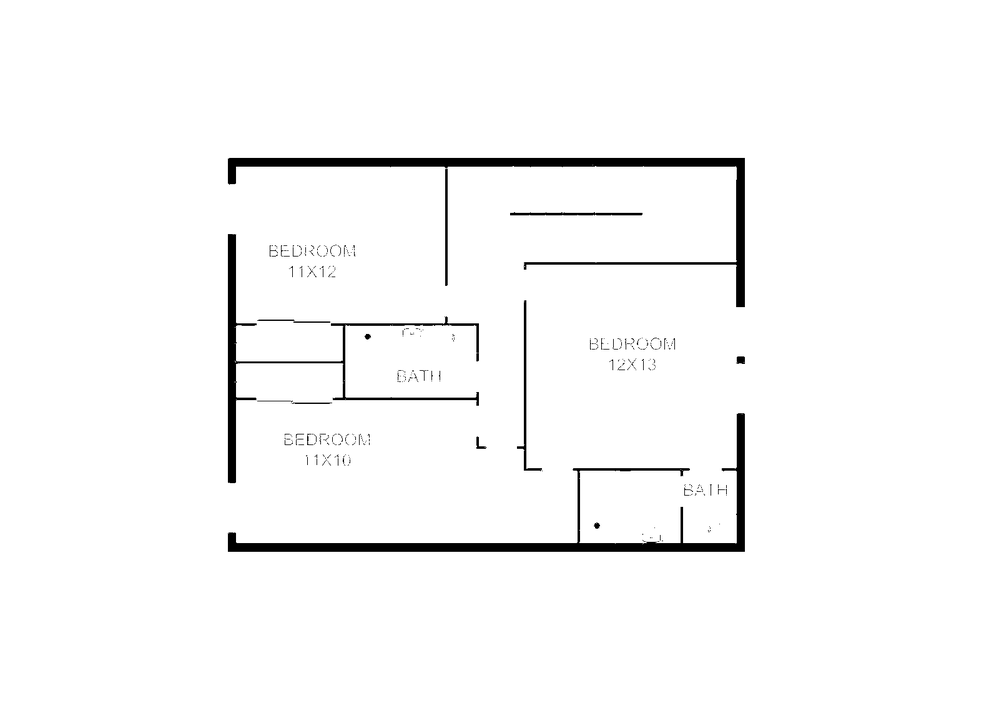
#> input picture preprocessed_images/floor_plan_processed.png, 999 x 706 px, shrunk from 1600 x 1131 before the run
$ python remove_text.py   (older library calls are emulated)
#> lines starting #> are read from the running program, lines starting #| are printed output that depends on the picture; after the words box and inside, x2 and y2 are one past the last pixel; in counts of white or black regions, pixels touching at a corner belong together
import cv2
import numpy as np
from PIL import Image

def remove_text_from_floorplan(input_path, output_path):
    # Read the image
    image = cv2.imread(input_path)
#> image is the input picture: shape (706, 999, 3); min 0, max 255, mean 248.4

    # Convert to grayscale
    gray = cv2.cvtColor(image, cv2.COLOR_BGR2GRAY)

    # Threshold the image to get black text
    _, thresh = cv2.threshold(gray, 0, 255, cv2.THRESH_BINARY_INV + cv2.THRESH_OTSU)
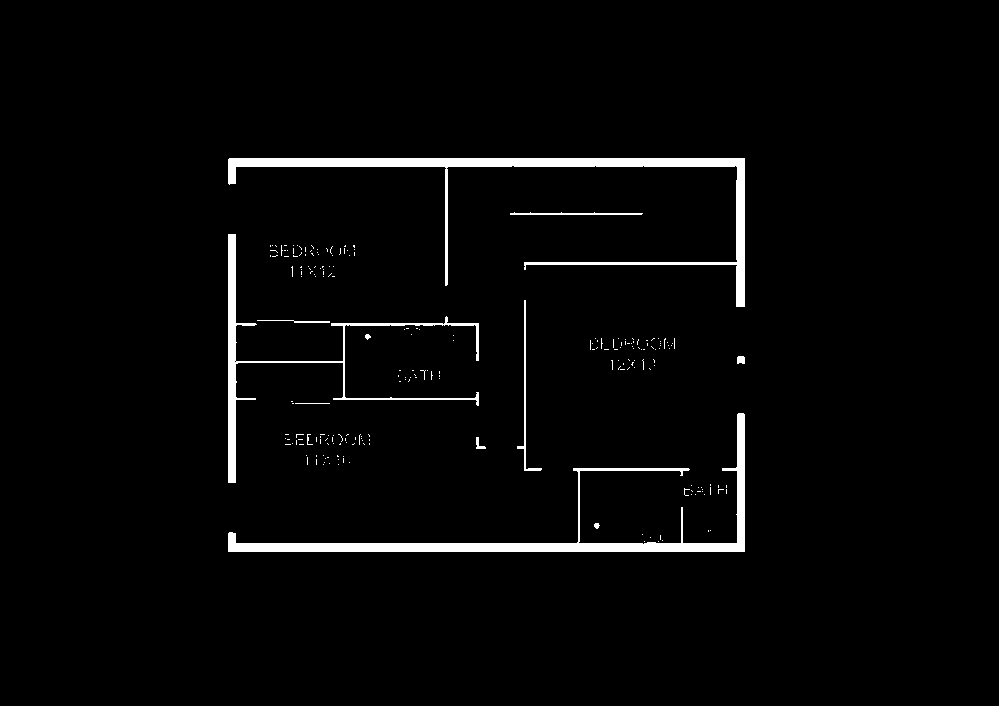
#> thresh: shape (706, 999); 2.6% white; 224 white regions (212 under 20 px), largest, box (x1, y1, x2, y2) and area: (228, 158, 745, 307) 7027, (228, 413, 745, 552) 6408, (228, 234, 479, 483) 3313

    # Create a kernel for morphological operations
    kernel = cv2.getStructuringElement(cv2.MORPH_RECT, (3,3))

    # Detect text regions
    # Use connected components to find text-like regions
    connectivity = 8
    num_labels, labels, stats, centroids = cv2.connectedComponentsWithStats(thresh, connectivity, cv2.CV_32S)
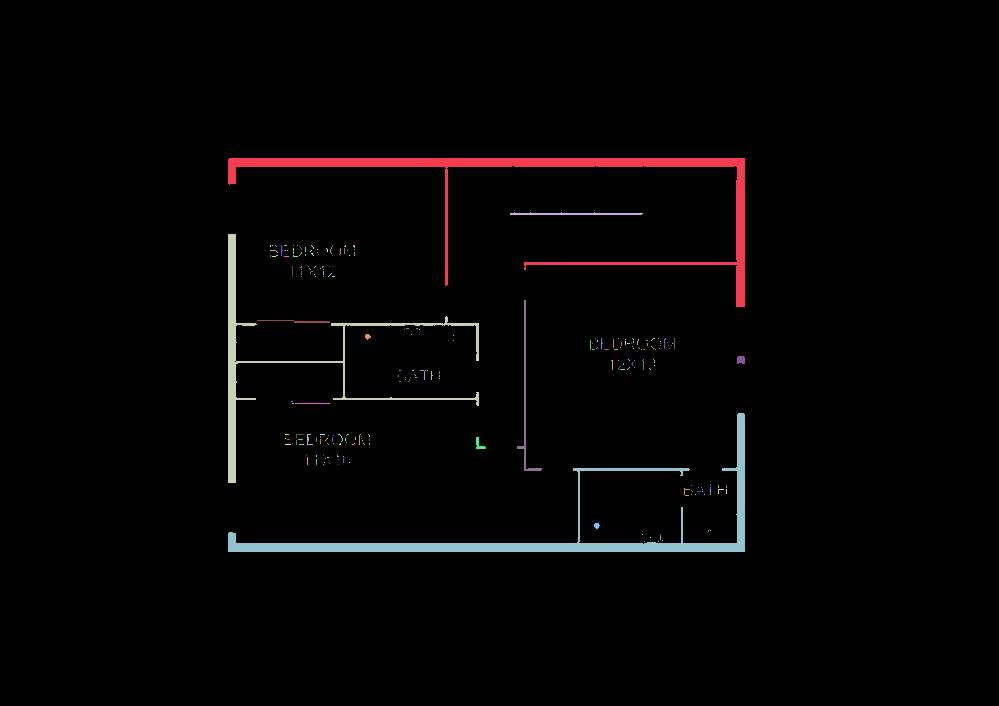
#> labels: shape (706, 999) int32; 225 distinct labels, from 0 to 224; one colour per label, 0 black
#> num_labels = 225; stats = 225 rows, first 6: [0, 0, 999, 706, 686888], [228, 158, 517, 149, 7027], [510, 212, 133, 3, 269], [228, 234, 251, 249, 3313], [270, 245, 1, 2, 2], [272, 245, 1, 1, 1]; centroids = 225 pairs, first value 270 to 740.5, second value 188.1 to 541

    # Create a mask for text removal
    text_mask = np.zeros_like(thresh)

    # Filter components based on size and aspect ratio to identify text
    for i in range(1, num_labels):  # Skip background (label 0)
        area = stats[i, cv2.CC_STAT_AREA]
        width = stats[i, cv2.CC_STAT_WIDTH]
        height = stats[i, cv2.CC_STAT_HEIGHT]

        # Adjust these thresholds based on your specific image
        if area < 1000 and width < 100 and height < 50:  # These are likely text regions
            text_mask[labels == i] = 255
#> this loop made 224 passes
#> (area, width, height) on passes 1 to 3: (7027, 517, 149), (269, 133, 3), (3313, 251, 249)
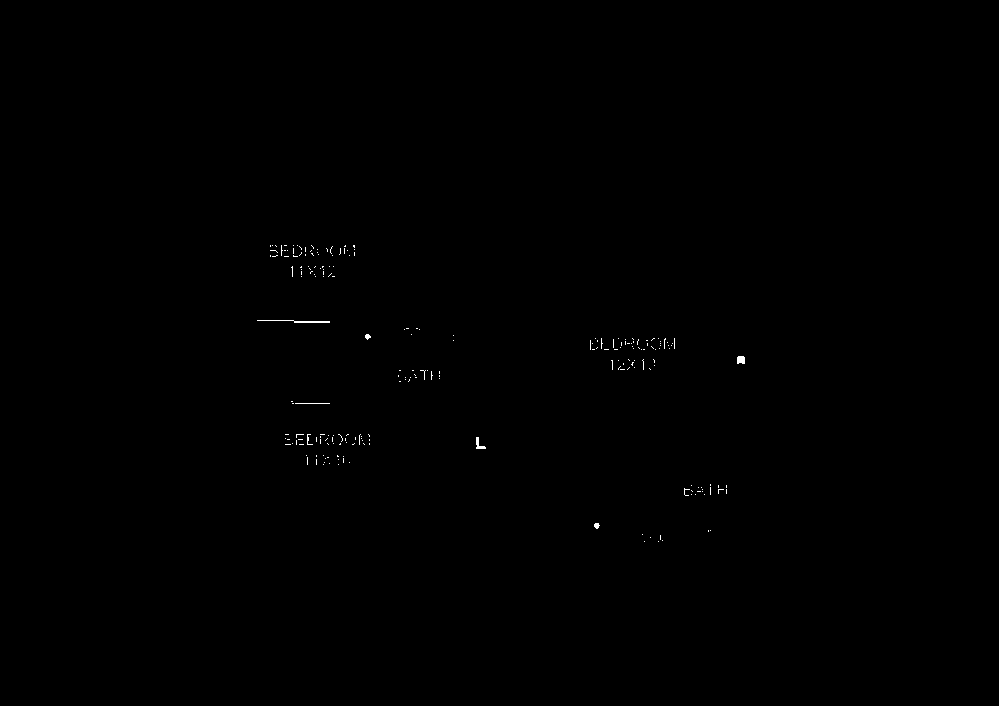
#> text_mask: shape (706, 999); 0.14% white in thin lines or dots, all inside (x1, y1, x2, y2) = (257, 245, 745, 542)
    cv2.namedWindow("Result")
    def nothing(x):
        pass

    cv2.createTrackbar("Threshold", "Result", 2, 255, nothing)
    cv2.createTrackbar("Erosion Iterations", "Result", 1, 20, nothing)
    # Dilate the text mask slightly to ensure complete coverage
    text_mask = cv2.dilate(text_mask, kernel, iterations=2)
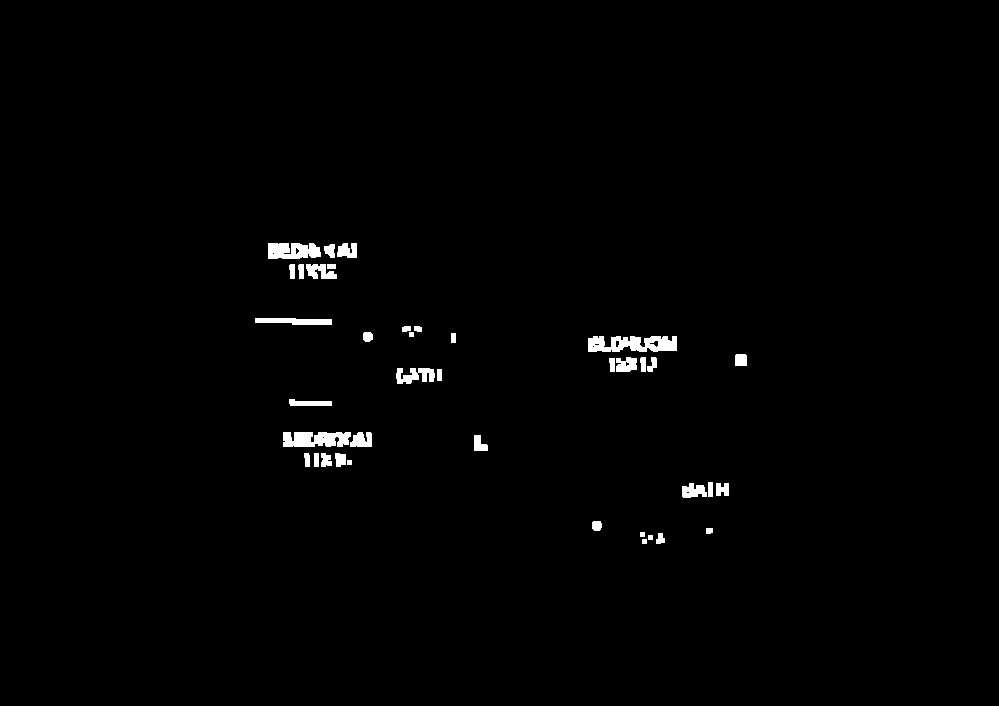
#> text_mask: shape (706, 999); 1% white; 39 white regions, largest, box (x1, y1, x2, y2) and area: (588, 336, 677, 352) 1094, (283, 432, 351, 447) 864, (268, 243, 321, 259) 726

    while True:
    # Inpaint the text regions
        threshold_value = cv2.getTrackbarPos("Threshold", "Result")
        erosion_iterations = cv2.getTrackbarPos("Erosion Iterations", "Result")
        result = cv2.inpaint(image, text_mask.astype(np.uint8), 3, cv2.INPAINT_TELEA)
        ksize = (erosion_iterations, erosion_iterations)
        result = cv2.blur(result, ksize, cv2.BORDER_DEFAULT)

        _, result = cv2.threshold(result, threshold_value, 255, cv2.THRESH_BINARY_INV)
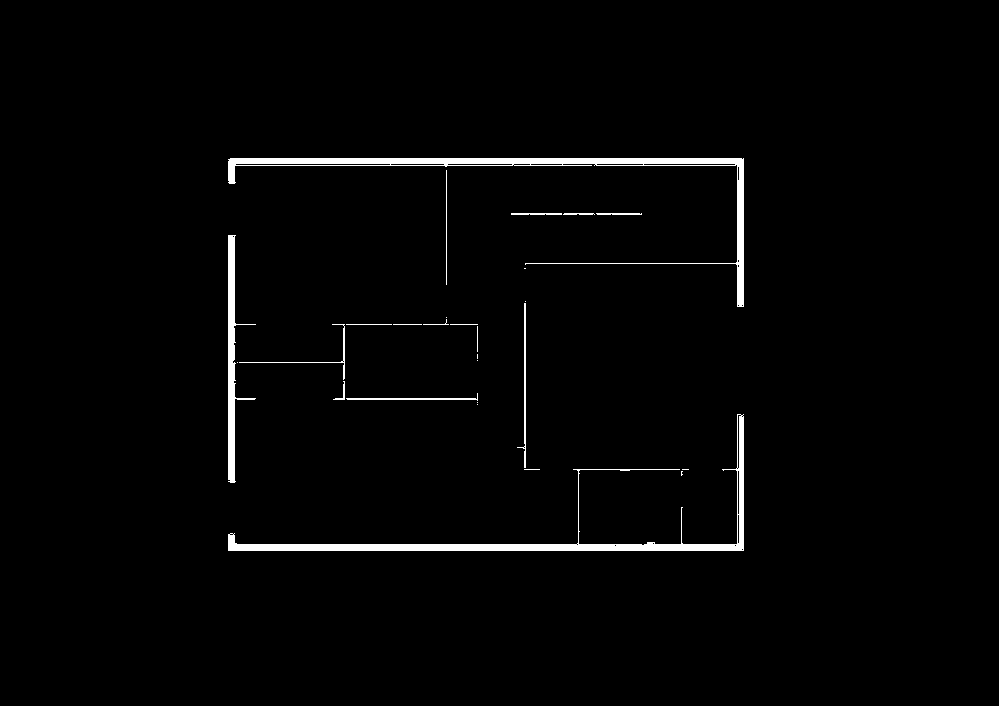
#> result: shape (706, 999, 3); 1.8% white; 27 white regions (11 under 20 px), largest, box (x1, y1, x2, y2) and area: (228, 158, 744, 307) 4942, (228, 414, 744, 551) 4725, (228, 235, 256, 483) 1790
        # [13 lines of commented-out code are left out]
        cv2.imshow("Result", result)

        # Press 'ESC' to exit the loop
        if cv2.waitKey(1) & 0xFF == 27:
#> (key Esc is pressed here)
            break
    cv2.imwrite(output_path, result)

    return result

# Example usage
input_image_path = "preprocessed_images/floor_plan_processed.png"  # Replace with your input image path
output_image_path = "preprocessed_images/floor_plan_no_text.png"  # Replace with desired output path
remove_text_from_floorplan(input_image_path, output_image_path)
